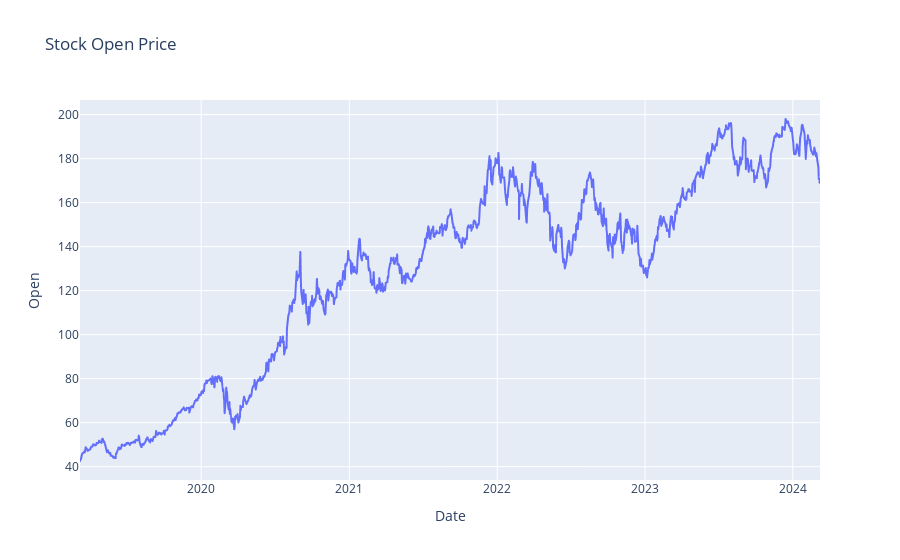

The cell this chart's notebook holds for it:
### Code cell
px.line(opn, x=opn.index, y='Open', title='Stock Open Price')

### Figure 1 — Plotly figure (JSON) as saved in the notebook; plotly's stock layout.template omitted (floating-point values rounded to 4 significant figures; data arrays with more than 128 entries replaced by an {"elided": "..."} marker saying what was removed)
{"data": [{"hovertemplate": "Date=%{x}<br>Open=%{y}<extra></extra>", "legendgroup": "", "line": {"color": "#636efa", "dash": "solid"}, "marker": {"symbol": "circle"}, "mode": "lines", "name": "", "showlegend": false, "type": "scattergl", "x": {"elided": "1260 str values"}, "xaxis": "x", "y": {"elided": "1260 float values"}, "yaxis": "y"}], "layout": {"legend": {"tracegroupgap": 0}, "title": {"text": "Stock Open Price"}, "xaxis": {"anchor": "y", "domain": [0, 1], "title": {"text": "Date"}}, "yaxis": {"anchor": "x", "domain": [0, 1], "title": {"text": "Open"}}}}
